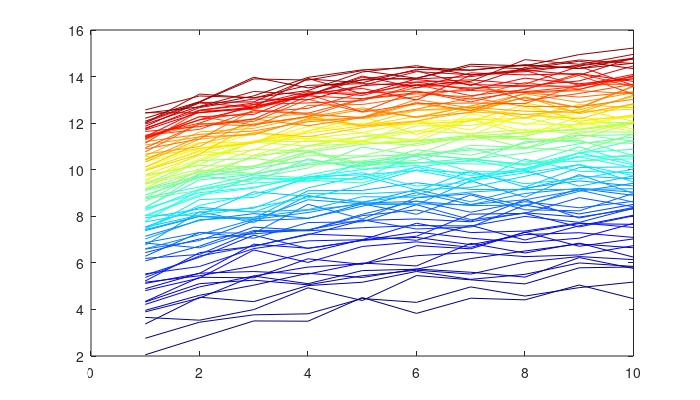

The MATLAB script that drew this image: (Note: this script raises an error after producing the figure.)
%% Matlab Graph Matrix with Jet Spectrum Color, Label a Subset Examples
% *back to* <https://fanwangecon.github.io *Fan*>*'s* <https://fanwangecon.github.io/Math4Econ/ 
% *Intro Math for Econ*>*,*  <https://fanwangecon.github.io/M4Econ/ *Matlab Examples*>*, 
% or* <https://fanwangecon.github.io/CodeDynaAsset/ *Dynamic Asset*> *Repositories*
%% Plot a Subset of Data Matrix with Appropriate Legends
% Sometimes we solve a model across many states, but we can only plot at a subset 
% of states, or perhaps we plot at all states, but only show legends/labels for 
% a subset.
% 
% In the example below, many lines are plotted, however, only a subset of lines 
% are labeled in the legend.

clear all;
close all;

% Generate Random Data
rng(123);
it_x_n = 10;
it_y_groups_n = 100;
ar_y = linspace(1,2,it_y_groups_n);
mat_y = rand([it_x_n, it_y_groups_n]);
mat_y = mat_y + sqrt(1:it_y_groups_n);
mat_y = mat_y + log(1:it_x_n)' + ar_y;
ar_x = 1:1:it_x_n;

% Jet color Graph All
figure('PaperPosition', [0 0 7 4]);
chart = plot(mat_y);
clr = jet(numel(chart));
for m = 1:numel(chart)
    set(chart(m),'Color',clr(m,:))
end

% zero lines
xline(0);
yline(0);

% invalid points separating lines
yline_borrbound = yline(3);
yline_borrbound.HandleVisibility = 'on';
yline_borrbound.LineStyle = ':';
yline_borrbound.Color = 'black';
yline_borrbound.LineWidth = 3;

% Titling
title('Cash-on-Hand given w(k+b),k,z');
ylabel('Cash-on-Hand');
xlabel({'Index of Cash-on-Hand Discrete Point'...
    'Each Segment is a w=k+b; within segment increasing k'...
    'For each w and z, coh maximizing k is different'});

% Xlim controls
xlim([min(ar_x), max(ar_x)]);

% Grid ons
grid on;
grid minor;
% Legends
legend2plot = fliplr([1 round(numel(chart)/3) round((2*numel(chart))/4)  numel(chart)]);
legendCell = cellstr(num2str(ar_y', 'shock=%3.2f'));

legendCell{length(legendCell) + 1} = 'borrow-constraint';
chart(length(chart)+1) = yline_borrbound;
legend(chart([legend2plot length(legendCell)]), ...
       legendCell([legend2plot length(legendCell)]), ...
       'Location', 'best');